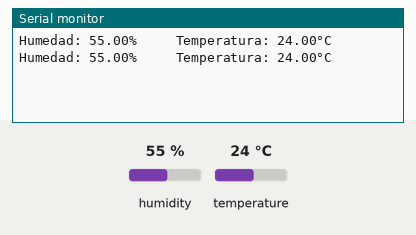
This sketch was run on a simulated Arduino Uno, built with avr-gcc and run on an emulated ATmega328P. Parts: the last lines printed to the serial monitor. The inputs (shaded band) are chosen by the test bench; at power-on: humidity 55 %, temperature 24 °C.

Above: at 4.8 s.
4.9 s: humidity set to 22 %
At 7.4 s:
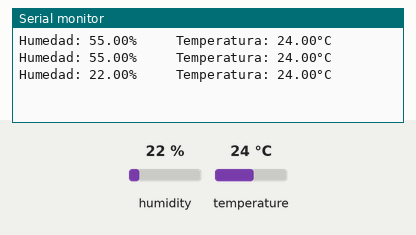
7.9 s: temperature set to 12 °C
At 8.6 s:
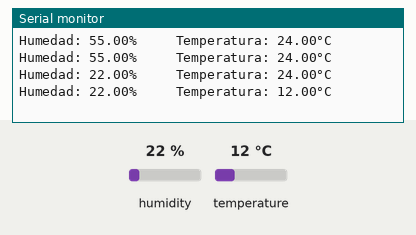
10.9 s: humidity set to 40 %
At 13.5 s:
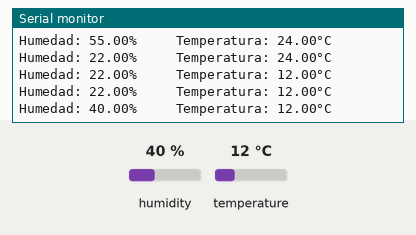
Timing chart, 0 to 15.0 s (numbered marks = the images above; inputs shaded):
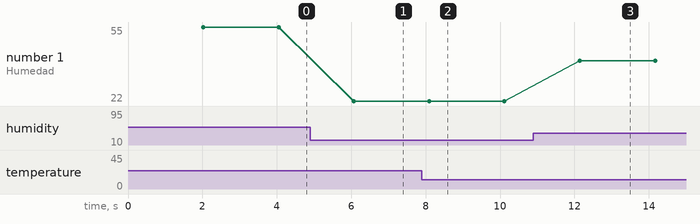

The sketch:

sketch_apr30b.ino
```cpp
#include <DHT.h>  //libreria

#define SENSOR_TIPO DHT11   //especificar el tipo de sensor
#define PIN_DATOS_SENSOR 4  //PIN de datos del sensor

DHT sensor(PIN_DATOS_SENSOR, SENSOR_TIPO);

void setup() {
  Serial.begin(9600);
  sensor.begin();
}

void loop() {
  delay(2000);

  float humedad = sensor.readHumidity();
  float temperatura = sensor.readTemperature();

  Serial.print("Humedad: ");
  Serial.print(humedad);
  Serial.print("%     ");
  Serial.print("Temperatura: ");
  Serial.print(temperatura);
  Serial.print("°C");
  Serial.print("\n");
}
```

Measured:
- after the input at 4.9 s, the serial monitor: prints a new line after 1.2 s (image 1)
- after the input at 7.9 s, the serial monitor: prints a new line after 0.20 s (image 2)
- after the input at 10.9 s, the serial monitor: prints a new line after 1.2 s (image 3)
- plotted number 1: 55 → 22 after the input at 4.9 s, 22 → 40 after the input at 10.9 s
